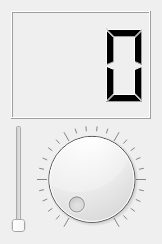
<?xml version="1.0" encoding="UTF-8"?>
<ui version="4.0">
 <class>Widget</class>
 <widget class="QWidget" name="Widget">
  <property name="geometry">
   <rect>
    <x>0</x>
    <y>0</y>
    <width>162</width>
    <height>244</height>
   </rect>
  </property>
  <property name="windowTitle">
   <string>Widget</string>
  </property>
  <layout class="QGridLayout" name="gridLayout">
   <item row="0" column="0" colspan="2">
    <widget class="QLCDNumber" name="lcdNumber">
     <property name="sizePolicy">
      <sizepolicy hsizetype="Preferred" vsizetype="Minimum">
       <horstretch>0</horstretch>
       <verstretch>0</verstretch>
      </sizepolicy>
     </property>
     <property name="digitCount">
      <number>3</number>
     </property>
    </widget>
   </item>
   <item row="1" column="0">
    <widget class="QSlider" name="verticalSlider">
     <property name="sizePolicy">
      <sizepolicy hsizetype="Preferred" vsizetype="Preferred">
       <horstretch>0</horstretch>
       <verstretch>0</verstretch>
      </sizepolicy>
     </property>
     <property name="maximum">
      <number>100</number>
     </property>
     <property name="orientation">
      <enum>Qt::Vertical</enum>
     </property>
    </widget>
   </item>
   <item row="1" column="1">
    <widget class="QDial" name="dial">
     <property name="sizePolicy">
      <sizepolicy hsizetype="Expanding" vsizetype="Preferred">
       <horstretch>0</horstretch>
       <verstretch>0</verstretch>
      </sizepolicy>
     </property>
     <property name="focusPolicy">
      <enum>Qt::WheelFocus</enum>
     </property>
     <property name="maximum">
      <number>100</number>
     </property>
     <property name="wrapping">
      <bool>false</bool>
     </property>
     <property name="notchesVisible">
      <bool>true</bool>
     </property>
    </widget>
   </item>
  </layout>
 </widget>
 <layoutdefault spacing="6" margin="11"/>
 <resources/>
 <connections/>
</ui>
